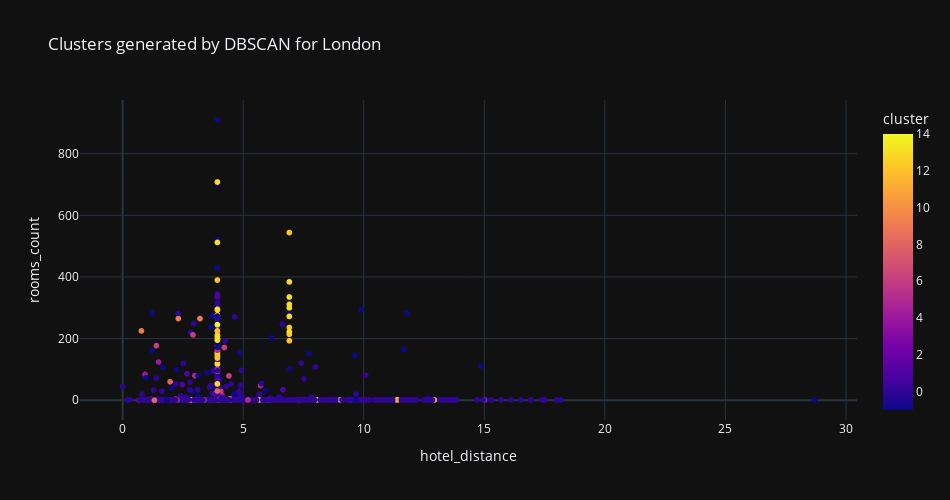

This figure's notebook cell:
### Code cell
px.scatter(allReduced, "hotel_distance", "rooms_count","cluster", width=950,height=500, title="Clusters generated by DBSCAN for London", template="plotly_dark")

### Figure 1 — Plotly figure (JSON) as saved in the notebook; plotly's stock layout.template omitted (floating-point values rounded to 4 significant figures; data arrays with more than 128 entries replaced by an {"elided": "..."} marker saying what was removed)
{"data": [{"hovertemplate": "hotel_distance=%{x}<br>rooms_count=%{y}<br>cluster=%{marker.color}<extra></extra>", "legendgroup": "", "marker": {"color": {"elided": "1038 int values"}, "coloraxis": "coloraxis", "symbol": "circle"}, "mode": "markers", "name": "", "showlegend": false, "type": "scattergl", "x": {"elided": "1038 float values"}, "xaxis": "x", "y": {"elided": "1038 int values"}, "yaxis": "y"}], "layout": {"coloraxis": {"colorbar": {"title": {"text": "cluster"}}, "colorscale": [[0, "#0d0887"], [0.1111, "#46039f"], [0.2222, "#7201a8"], [0.3333, "#9c179e"], [0.4444, "#bd3786"], [0.5556, "#d8576b"], [0.6667, "#ed7953"], [0.7778, "#fb9f3a"], [0.8889, "#fdca26"], [1, "#f0f921"]]}, "height": 500, "legend": {"tracegroupgap": 0}, "title": {"text": "Clusters generated by DBSCAN for London"}, "width": 950, "xaxis": {"anchor": "y", "domain": [0, 1], "title": {"text": "hotel_distance"}}, "yaxis": {"anchor": "x", "domain": [0, 1], "title": {"text": "rooms_count"}}}}
